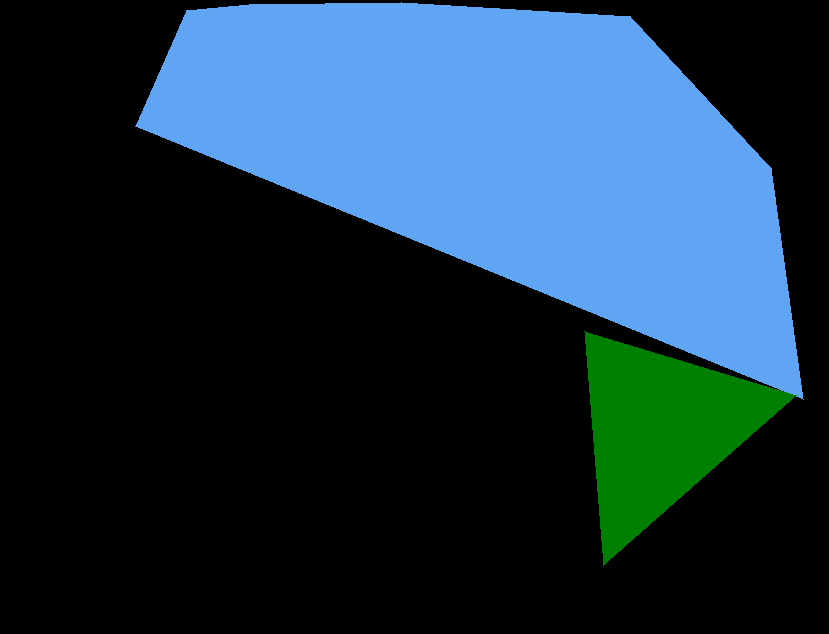

Write Python code to recreate this figure.
import cv2
import numpy as np
import json
from PIL import Image, ImageDraw

# color    = {
#     "Chapati": [244, 164, 96],      # Skin color
#     "White_rice": [255, 255, 255],  # White
#     "Paneer_masala": [255, 165, 0], # Orange
#     "onions": [0, 128, 0],           # Green
#     "Chicken_gravy": [255, 165, 0] # Orange
# }
#color = {"rice":[255,0,255],"vegetable":[255,255,0],"chicken":[0,255,255]}

color = {
    "Chapati": [244, 164, 96],        # Skin color
    "White_rice": [255, 255, 255],    # White
    "Paneer_masala": [255, 165, 0],   # Orange
    "onions": [0, 128, 0],            # Green
    "Chicken_gravy": [255, 165, 0],   # Orange
    "Bindi": [34, 139, 34],           # Forest Green
    "Brinjal_gravy": [128, 0, 128],   # Purple
    "Cabbage": [173, 255, 47],        # Green Yellow
    "Cauliflower": [255, 250, 205],   # Lemon Chiffon
    "Channa_masala": [210, 105, 30],  # Chocolate
    "Chicken": [255, 69, 0],          # Red Orange
    "Chicken_biryani": [255, 215, 0], # Gold
    "Chilli_chutney": [255, 0, 0],    # Red
    "Cocunut_chutney": [240, 255, 240], # Honeydew
    "Cocunut_rice": [245, 255, 250],  # Mint Cream
    "Curd": [255, 255, 240],          # Ivory
    "Curd_rice": [255, 248, 220],     # Cornsilk
    "Dosa": [255, 222, 173],          # Navajo White
    "Egg_gravy": [218, 165, 32],      # Goldenrod
    "Gulab_jamun": [165, 42, 42],     # Brown
    "Idly": [255, 250, 240],          # Floral White
    "Kurma": [255, 228, 181],         # Moccasin
    "Mint_chutney": [152, 251, 152],  # Pale Green
    "Nan": [245, 222, 179],           # Wheat
    "Papad": [255, 239, 213],         # Papaya Whip
    "Parotta": [250, 250, 210],       # Light Goldenrod Yellow
    "Payasam": [255, 228, 225],       # Misty Rose
    "Pongal": [240, 230, 140],        # Khaki
    "Poori": [255, 218, 185],         # Peach Puff
    "Pulav": [240, 255, 240],         # Honeydew
    "Rasam": [255, 69, 0],            # Red Orange
    "Rose_milk": [255, 182, 193],     # Light Pink
    "Salna": [244, 164, 96],          # Skin Color
    "Sambar": [255, 140, 0],          # Dark Orange
    "Sweet_pongal": [255, 235, 205],  # Blanched Almond
    "Tamarind_rice": [222, 184, 135], # Burly Wood
    "Vada": [218, 165, 32],           # Goldenrod
    "Veg_biryani": [144, 238, 144],   # Light Green
    "bajji": [255, 160, 122],         # Light Salmon
    "beans": [34, 139, 34],           # Forest Green
    "binndi": [34, 139, 34],          # Forest Green
    "egg": [255, 255, 240],           # Ivory
    "fish_curry": [255, 99, 71],      # Tomato
    "fish_fry": [210, 105, 30],       # Chocolate
    "kesari": [255, 127, 80],         # Coral
    "kuli_paniyaram": [245, 245, 220],# Beige
    "ladoo": [255, 215, 0],           # Gold
    "lemon_rice": [255, 250, 205],    # Lemon Chiffon
    "potato": [210, 180, 140],        # Tan
    "prawn_fry": [255, 99, 71],       # Tomato
    "prawn_gravy": [255, 69, 0],      # Red Orange
    "rasa_malai": [255, 245, 238]     # Seashell
}


def polygons_to_mask(img_shape, polygons):
    mask = np.zeros(img_shape, dtype=np.uint8)
    mask = Image.fromarray(mask)
    xy = list(map(tuple, polygons))
    ImageDraw.Draw(mask).polygon(xy=xy, outline=1, fill=1)
    mask = np.array(mask, dtype=bool)

    return mask

def mask2box(mask):
    index = np.argwhere(mask == 1)
    rows = index[:, 0]
    clos = index[:, 1]
    left_top_r = np.min(rows)
    left_top_c = np.min(clos)
    right_bottom_r = np.max(rows)
    right_bottom_c = np.max(clos)

    return [left_top_c, left_top_r, right_bottom_c, right_bottom_r]


def get_bbox(points, h, w):
    polygons = points
    mask = polygons_to_mask([h,w], polygons)

    return mask2box(mask)

def get_mask(img, json_path):
    with open(json_path, 'r') as json_file:
        data = json.load(json_file)
        mask = np.zeros((img.shape[0], img.shape[1], 3), dtype=int)
        for shape in data['shapes']:
            label = shape['label']
            if (label == "plate"):
                continue
            points = shape['points']
            bbox = get_bbox(points, img.shape[0], img.shape[1])
            points = np.array(points, dtype=np.float32)
            points = points.reshape((-1, 1, 2))

            for i in range(bbox[0], bbox[2] + 1):
                for j in range(bbox[1], bbox[3] + 1):
                    if (cv2.pointPolygonTest(points, (i, j), False) >= 0):
                        mask[j][i] = color[label]

        cv2.imwrite("output/mask.png", mask)
